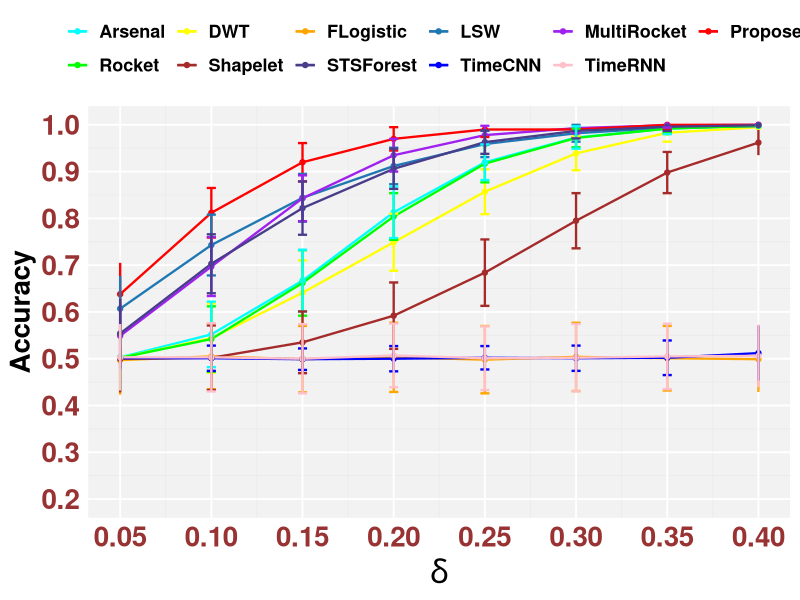

Generate this figure with R:
# Required libraries
library(ggplot2)
library(tibble)



# Data for accuracy and standard deviation

accuracy_data <- tibble::tibble(
  Iteration = rep(c(0.05, 0.1, 0.15, 0.2, 0.25, 0.3, 0.35, 0.4), 11),
  Accuracy = c(
    0.638, 0.812, 0.920, 0.970, 0.990, 0.990, 1.000, 1.000,  # Proposed
    0.607, 0.743, 0.844, 0.912, 0.959, 0.982, 0.994, 0.997,  # LSW
    0.502, 0.544, 0.641, 0.749, 0.857, 0.939, 0.983, 0.995,  # DWT
    0.497, 0.505, 0.499, 0.503, 0.498, 0.504, 0.501, 0.499,  # FLogistic
    0.502, 0.542, 0.662, 0.804, 0.917, 0.972, 0.992, 0.998,  # Rocket
    0.501, 0.501, 0.499, 0.500, 0.502, 0.501, 0.502, 0.512,  # TimeCNN
    0.549, 0.697, 0.843, 0.935, 0.978, 0.993, 0.999, 1.000,  # MultiRocket
    0.503, 0.552, 0.667, 0.813, 0.92,  0.973, 0.992, 0.998,  # Arsenal
    0.500, 0.502, 0.535, 0.592, 0.684, 0.795, 0.898, 0.962,  # Shapelet
    0.554, 0.703, 0.822, 0.906, 0.963, 0.987, 0.996, 0.999,  # STSForest
    0.503, 0.503, 0.500, 0.507, 0.501, 0.502, 0.505, 0.506   # TimeRNN
  ),
  StdDev = c(
    0.067, 0.053, 0.041, 0.025, 0.016, 0.016, 0.010, 0.010,  # Proposed
    0.070, 0.065, 0.051, 0.039, 0.028, 0.018, 0.010, 0.007,  # LSW
    0.070, 0.074, 0.069, 0.061, 0.048, 0.036, 0.019, 0.010,  # DWT
    0.074, 0.070, 0.071, 0.074, 0.072, 0.073, 0.069, 0.070,  # FLogistic
    0.070, 0.070, 0.070, 0.050, 0.040, 0.020, 0.010, 0.010,  # Rocket
    0.025, 0.027, 0.023, 0.027, 0.025, 0.027, 0.037, 0.059,  # TimeCNN
    0.069, 0.063, 0.049, 0.035, 0.020, 0.011, 0.005, 0.002,  # MultiRocket
    0.07, 0.07, 0.066, 0.055, 0.038, 0.024, 0.012, 0.007,    # Arsenal 
    0.072, 0.069, 0.066, 0.071, 0.071, 0.059, 0.044, 0.027,  # Shapelet
    0.074, 0.063, 0.057, 0.043, 0.025, 0.016, 0.009, 0.005,  # STSForest
    0.071, 0.073, 0.074, 0.068, 0.068, 0.072, 0.070, 0.067   # TimeRNN
  ),
  Model = rep(c(
    "Proposed", "LSW", "DWT", "FLogistic", "Rocket", "TimeCNN", 
    "MultiRocket", "Arsenal", "Shapelet", "STSForest", "TimeRNN"
  ), each = 8)
)

# Set distinct colors for each model
model_colors <- c(
  "Proposed" = "red", 
  "LSW" = "#1f78b4", 
  "DWT" = "yellow",
  "FLogistic" = "orange", 
  "Rocket" = "green", 
  "TimeCNN" = "blue", 
  "MultiRocket" = "purple", 
  "Arsenal" = "cyan", 
  "Shapelet" = "brown",
  "STSForest" = "darkslateblue",
  "TimeRNN" = "pink"
)


theme_update(plot.title = element_text(hjust = 0.5))
# Generate the plot
ggplot(accuracy_data, aes(x = Iteration, y = Accuracy, color = Model)) +
  geom_line(linewidth = 0.8) +                                # Thin lines
  geom_point(size = 1.5) +                               # Points
  geom_errorbar(aes(ymin = Accuracy - StdDev, ymax = Accuracy + StdDev), width = 0.005, size = 0.8) +
  scale_x_continuous(limits = c(0.05, 0.4), breaks = seq(0.05, 0.4, by = 0.05)) +
  scale_y_continuous(limits = c(0.2, 1), breaks = seq(0.2, 1, 0.1)) +
  scale_color_manual(values = model_colors, guide = guide_legend(nrow = 2, byrow = TRUE)) +
  labs( x = expression(delta), y = "Accuracy") +
  theme_minimal(base_size = 14) +
  theme(legend.position = "top", 
    #legend.position = "bottom",         # Legend at the bottom
      legend.box.just = "left",    
        legend.title = element_blank()) +
  theme(
    legend.text = element_text(size = 13, face = "bold"),
    axis.text.x = element_text(face = "bold", color = "#993333", size = 20),
    axis.text.y = element_text(face = "bold", color = "#993333", size = 20),
    axis.title.x = element_text(size = 23, face = "bold"),
    axis.title.y = element_text(angle = 90, face = "bold", size = 20),
    #panel.grid.major = element_blank(),    # Remove major grid lines
    #panel.grid.minor = element_blank(),    # Remove minor grid lines
    #legend.title = element_text(face = "bold")
    panel.grid.major.y = element_line(color = "white", linetype = "solid"),
    # panel.grid.major.x = element_line(color = "white", linetype = "solid"),
    panel.grid.major.x = element_line(color = "white", linetype = "solid"),    # Remove vertical grid lines
    panel.background = element_rect(fill = "grey95", color = NA) 
  )




